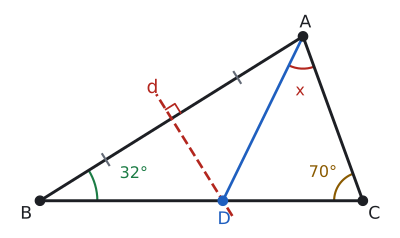

Write the Python code that produced this figure.
import sys; sys.path.insert(0, "tools")
from cizim import *

def uz(P, Q): return round(float(np.linalg.norm(np.asarray(P) - np.asarray(Q))), 3)
def ucgen(a, b, c):
    """|BC|=a, |CA|=b, |AB|=c. B orijinde, C x ekseninde."""
    x = (c**2 - b**2 + a**2) / (2 * a)
    return np.array([x, np.sqrt(c**2 - x**2)]), np.array([0.0, 0.0]), np.array([float(a), 0.0])
def ucgen_aci(A_, B_, a=6.0):
    """B ve A köşelerindeki açılar (derece) ve |BC|=a ile üçgen."""
    C_ = 180 - A_ - B_; c = a * np.sin(np.radians(C_)) / np.sin(np.radians(A_))
    return c * np.array([np.cos(np.radians(B_)), np.sin(np.radians(B_))]), np.array([0.0, 0.0]), np.array([a, 0.0])
def cevrel(A, B, C):
    """Kenar orta dikmelerin kesim noktası."""
    M = 2 * np.array([B - A, C - A]); r = np.array([B @ B - A @ A, C @ C - A @ A])
    return np.linalg.solve(M, r)
def kenar(ax, P, Q, metin, G, d=0.45, renk=YAZI, fs=13):
    P, Q = np.asarray(P, float), np.asarray(Q, float); M = (P + Q) / 2
    u = (Q - P) / np.linalg.norm(Q - P); v = np.array([-u[1], u[0]])
    if np.dot(v, M - np.asarray(G)) < 0: v = -v
    ax.text(*(M + d * v), metin, ha="center", va="center", color=renk, fontsize=fs)
def dik(ax, K, P, Q, s=0.3, renk=SOLUK):
    """K köşesinde KP ile KQ arasındaki dik açı işareti."""
    u = (P - K) / np.linalg.norm(P - K) * s; v = (Q - K) / np.linalg.norm(Q - K) * s
    ax.plot(*zip(K + u, K + u + v, K + v), color=renk, lw=1.3)
def aci_olc(K, P, Q):
    u, v = P - K, Q - K
    return round(float(np.degrees(np.arccos(np.dot(u, v) / np.linalg.norm(u) / np.linalg.norm(v)))), 3)
def centik(ax, P, Q, n=1, renk=SOLUK, L=0.18, ara=0.12):
    P, Q = np.asarray(P, float), np.asarray(Q, float)
    u = (Q - P) / np.linalg.norm(Q - P); v = np.array([-u[1], u[0]]); M = (P + Q) / 2
    for k in range(n):
        c = M + (k - (n - 1) / 2) * ara * u
        ax.plot(*zip(c - L * v, c + L * v), color=renk, lw=1.6)
def kesis(P, Q, R, S):
    """PQ doğrusu ile RS doğrusunun kesim noktası."""
    t = np.linalg.solve(np.array([Q - P, R - S]).T, R - P); return P + t[0] * (Q - P)

# Alıştırma soru 5: m(B)=32°, m(C)=70°, m(A)=78°. d, [AB]'nin kenar orta dikmesi; [BC]'yi D'de keser.
# |DA|=|DB| → m(DAB)=32°, x = m(DAC) = 78° − 32° = 46°.
A, B, C = ucgen_aci(78, 32, a=9.0)
M = (A + B) / 2; n = np.array([-(A - B)[1], (A - B)[0]])
D = kesis(M, M + n, B, C)
print("A", aci_olc(A, B, C), "C", aci_olc(C, A, B), "DAB", aci_olc(A, B, D), "DAC", aci_olc(A, D, C), "DA DB", uz(D, A), uz(D, B))

fig, ax = sekil(5.4, 3.0)
ax.set_aspect("equal"); ax.axis("off")
ax.plot(*zip(A, B, C, A), color=YAZI)
ax.plot(*zip(A, D), color=MAVI, lw=2)
u = (M - D) / np.linalg.norm(M - D)
ax.plot(*zip(D - 0.5 * u, M + 0.8 * u), color=KIRMIZI, lw=2, ls="--")
ax.text(*(M + 1.0 * u), "d", color=KIRMIZI, fontsize=14, ha="center", va="center")
dik(ax, M, A, M + u, s=0.3, renk=KIRMIZI)
centik(ax, A, M, 1); centik(ax, M, B, 1)
aci(ax, B, C, A, r=1.6, ad="32°", renk=YESIL)
aci(ax, C, A, B, r=0.8, ad="70°", renk=SARI)
aci(ax, A, D, C, r=0.9, ad="x", renk=KIRMIZI)
nokta(ax, *A, "A", dx=-0.1, dy=0.25); nokta(ax, *B, "B", dx=-0.55, dy=-0.5); nokta(ax, *C, "C", dx=0.15, dy=-0.5)
nokta(ax, *D, "D", dx=-0.15, dy=-0.65, renk=MAVI)
ax.set_xlim(-0.9, 9.8); ax.set_ylim(-0.8, A[1] + 0.8)
kaydet(fig, __file__)
